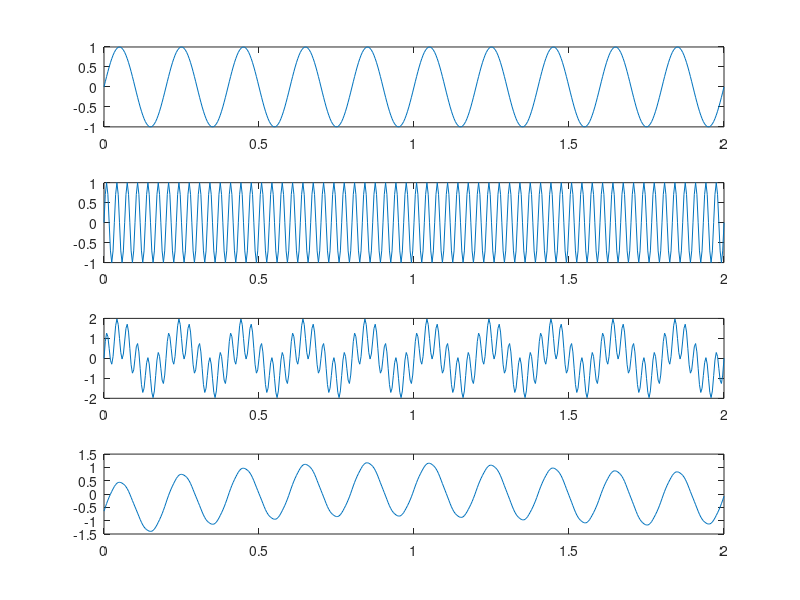

This figure's MATLAB source:
% Program: Filter Example
% Author: Daniel T. G. Mariano
% Date: 10/11/2014

clear all;
clc;

%%%%%%%%%%%%%%%%%%%%
%Sampling Frequency%
%%%%%%%%%%%%%%%%%%%%
Fs = 240;                               %Sampling frequency
Ts = 1/Fs;                              %Period
ws = 2*pi*60;


%%%%%%%%%%%%%%%
%Main Function%
%%%%%%%%%%%%%%%
t = 0: Ts: 2;                           %time axis

fy1 = 10;                               %1st Harmonic Frequency
fy2 = 60;                               %2nd Harmonic Frequency

y1 = sin(t*(fy1*ws)/(Fs/2));            %Component 1 of Main Function
y2 = sin(t*(fy2*ws)/(Fs/2));            %Component 2 of Main Function
y = y1 + y2;                            %Main Function


%%%%%%%%%%%%%%%%%%%%%%%
%Filter configurations%
%%%%%%%%%%%%%%%%%%%%%%%
fc1low = 0.5;                           %Low frequency cut
fc1high = 20;                           %High frequency cut
w1low = fc1low/(Fs/2);                  %Adjusted low frequency cut          
w1high = fc1high/(Fs/2);                %Adjusted high frequency cut
Wn1 = [w1low w1high];
n1 = 5;                                 %Filter Order
[b1, a1] = butter(n1, Wn1,'bandpass');  %Bandpass filter


%%%%%%%%%%%%%%%%%%%
%Filtered Function%
%%%%%%%%%%%%%%%%%%%
yf = filtfilt(b1,a1,y);

%%%%%%%%%%
%Plotting%
%%%%%%%%%%
figure(1)
subplot(4,1,1)
plot(t,y1)
subplot(4,1,2)
plot(t,y2)
subplot(4,1,3)
plot(t,y)
subplot(4,1,4)
plot(t,yf)